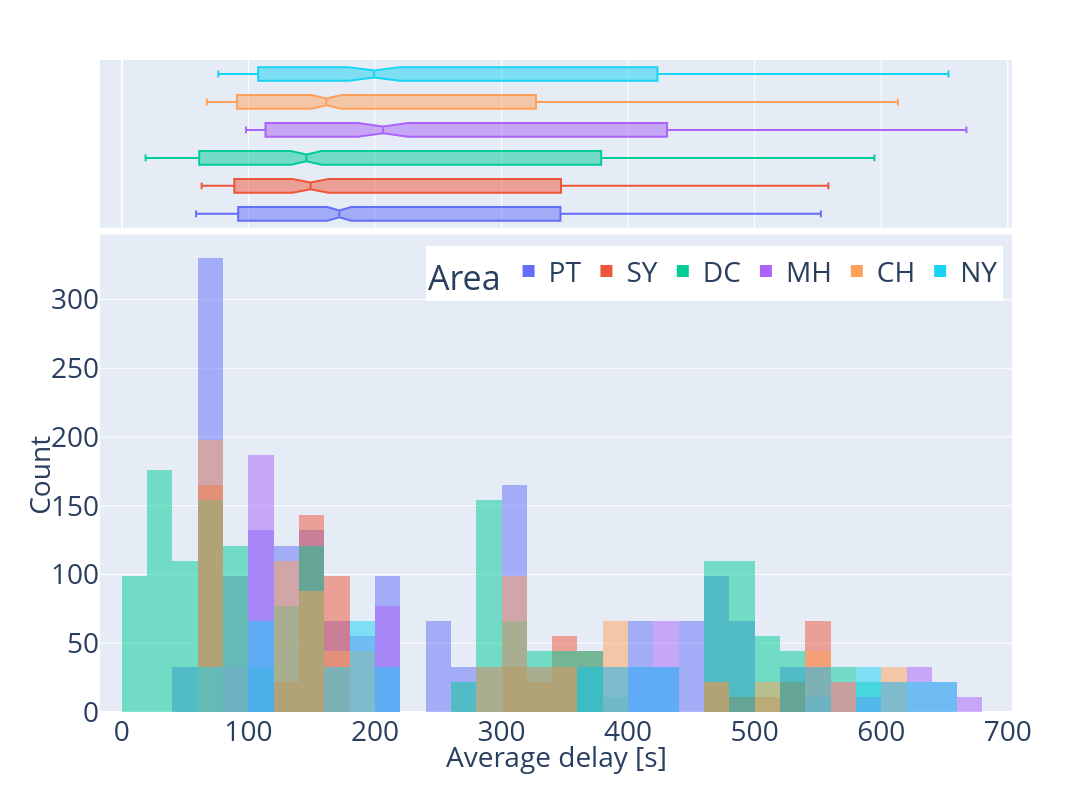

Notebook code for this chart:
### Code cell
fig = px.histogram(
    delay_area,
    x='avg_delay',
    color='area_short',
    marginal='box',
    barmode='overlay',
    )

fig.for_each_yaxis(lambda y: y.update(title=''))  # Remove titles
fig.for_each_xaxis(lambda x: x.update(title=''))  # Remove titles

fig.add_annotation(x=-0.09, y=0.3, text="Count", textangle=-90, xref="paper", yref="paper", showarrow=False) # y axis title
fig.add_annotation(x=0.5, y=-0.1, text="Average delay [s]", xref="paper", yref="paper", showarrow=False) #x axis title
fig.for_each_annotation(lambda a: a.update(text=a.text.split("=")[-1]))
fig.update_layout(legend=dict(orientation="h", yanchor="bottom", y=0.63, xanchor="right", x=0.99), legend_title_text='Area', font=dict(size=28), height=800, width=1200)

# fig.write_image(f"{IMG_PATH}/avg_delay_box.pdf")
fig.show()

### Figure 1 — Plotly figure (JSON) as saved in the notebook; plotly's stock layout.template omitted (floating-point values rounded to 4 significant figures; data arrays with more than 128 entries replaced by an {"elided": "..."} marker saying what was removed)
{"data": [{"bingroup": "x", "hovertemplate": "area_short=PT<br>avg_delay=%{x}<br>count=%{y}<extra></extra>", "legendgroup": "PT", "marker": {"color": "#636efa", "opacity": 0.5, "pattern": {"shape": ""}}, "name": "PT", "orientation": "v", "showlegend": true, "type": "histogram", "x": {"elided": "1804 float values"}, "xaxis": "x", "yaxis": "y"}, {"hovertemplate": "area_short=PT<br>avg_delay=%{x}<extra></extra>", "legendgroup": "PT", "marker": {"color": "#636efa"}, "name": "PT", "notched": true, "showlegend": false, "type": "box", "x": {"elided": "1804 float values"}, "xaxis": "x2", "yaxis": "y2"}, {"bingroup": "x", "hovertemplate": "area_short=SY<br>avg_delay=%{x}<br>count=%{y}<extra></extra>", "legendgroup": "SY", "marker": {"color": "#EF553B", "opacity": 0.5, "pattern": {"shape": ""}}, "name": "SY", "orientation": "v", "showlegend": true, "type": "histogram", "x": {"elided": "814 float values"}, "xaxis": "x", "yaxis": "y"}, {"hovertemplate": "area_short=SY<br>avg_delay=%{x}<extra></extra>", "legendgroup": "SY", "marker": {"color": "#EF553B"}, "name": "SY", "notched": true, "showlegend": false, "type": "box", "x": {"elided": "814 float values"}, "xaxis": "x2", "yaxis": "y2"}, {"bingroup": "x", "hovertemplate": "area_short=DC<br>avg_delay=%{x}<br>count=%{y}<extra></extra>", "legendgroup": "DC", "marker": {"color": "#00cc96", "opacity": 0.5, "pattern": {"shape": ""}}, "name": "DC", "orientation": "v", "showlegend": true, "type": "histogram", "x": {"elided": "1661 float values"}, "xaxis": "x", "yaxis": "y"}, {"hovertemplate": "area_short=DC<br>avg_delay=%{x}<extra></extra>", "legendgroup": "DC", "marker": {"color": "#00cc96"}, "name": "DC", "notched": true, "showlegend": false, "type": "box", "x": {"elided": "1661 float values"}, "xaxis": "x2", "yaxis": "y2"}, {"bingroup": "x", "hovertemplate": "area_short=MH<br>avg_delay=%{x}<br>count=%{y}<extra></extra>", "legendgroup": "MH", "marker": {"color": "#ab63fa", "opacity": 0.5, "pattern": {"shape": ""}}, "name": "MH", "orientation": "v", "showlegend": true, "type": "histogram", "x": {"elided": "616 float values"}, "xaxis": "x", "yaxis": "y"}, {"hovertemplate": "area_short=MH<br>avg_delay=%{x}<extra></extra>", "legendgroup": "MH", "marker": {"color": "#ab63fa"}, "name": "MH", "notched": true, "showlegend": false, "type": "box", "x": {"elided": "616 float values"}, "xaxis": "x2", "yaxis": "y2"}, {"bingroup": "x", "hovertemplate": "area_short=CH<br>avg_delay=%{x}<br>count=%{y}<extra></extra>", "legendgroup": "CH", "marker": {"color": "#FFA15A", "opacity": 0.5, "pattern": {"shape": ""}}, "name": "CH", "orientation": "v", "showlegend": true, "type": "histogram", "x": {"elided": "990 float values"}, "xaxis": "x", "yaxis": "y"}, {"hovertemplate": "area_short=CH<br>avg_delay=%{x}<extra></extra>", "legendgroup": "CH", "marker": {"color": "#FFA15A"}, "name": "CH", "notched": true, "showlegend": false, "type": "box", "x": {"elided": "990 float values"}, "xaxis": "x2", "yaxis": "y2"}, {"bingroup": "x", "hovertemplate": "area_short=NY<br>avg_delay=%{x}<br>count=%{y}<extra></extra>", "legendgroup": "NY", "marker": {"color": "#19d3f3", "opacity": 0.5, "pattern": {"shape": ""}}, "name": "NY", "orientation": "v", "showlegend": true, "type": "histogram", "x": {"elided": "594 float values"}, "xaxis": "x", "yaxis": "y"}, {"hovertemplate": "area_short=NY<br>avg_delay=%{x}<extra></extra>", "legendgroup": "NY", "marker": {"color": "#19d3f3"}, "name": "NY", "notched": true, "showlegend": false, "type": "box", "x": {"elided": "594 float values"}, "xaxis": "x2", "yaxis": "y2"}], "layout": {"annotations": [{"showarrow": false, "text": "Count", "textangle": -90, "x": -0.09, "xref": "paper", "y": 0.3, "yref": "paper"}, {"showarrow": false, "text": "Average delay [s]", "x": 0.5, "xref": "paper", "y": -0.1, "yref": "paper"}], "barmode": "overlay", "font": {"size": 28}, "height": 800, "legend": {"orientation": "h", "title": {"text": "Area"}, "tracegroupgap": 0, "x": 0.99, "xanchor": "right", "y": 0.63, "yanchor": "bottom"}, "margin": {"t": 60}, "width": 1200, "xaxis": {"anchor": "y", "domain": [0, 1], "title": {"text": ""}}, "xaxis2": {"anchor": "y2", "domain": [0, 1], "matches": "x", "showgrid": true, "showticklabels": false, "title": {"text": ""}}, "yaxis": {"anchor": "x", "domain": [0, 0.7326], "title": {"text": ""}}, "yaxis2": {"anchor": "x2", "domain": [0.7426, 1], "matches": "y2", "showgrid": false, "showline": false, "showticklabels": false, "ticks": "", "title": {"text": ""}}}}
